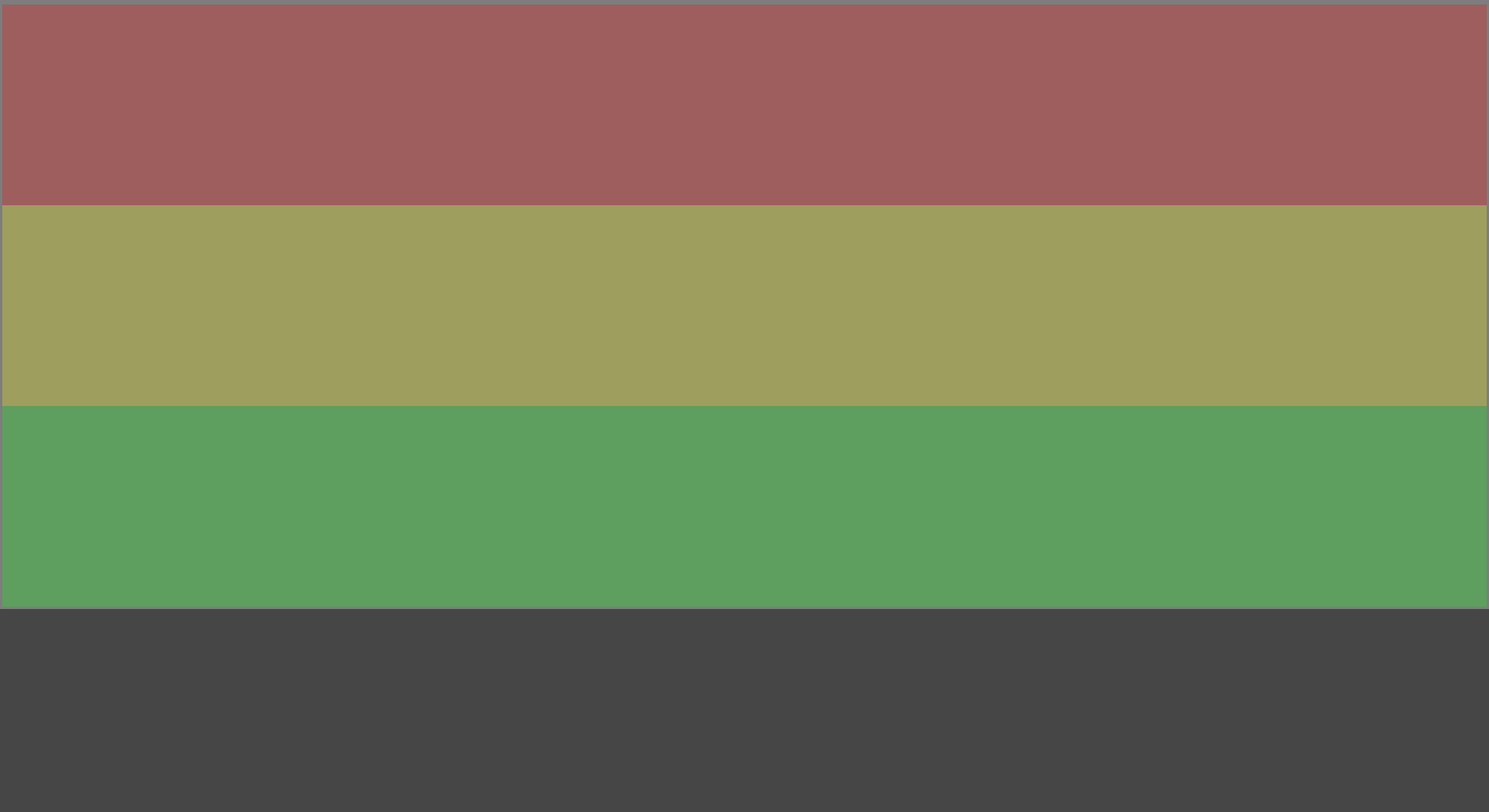
<?xml version="1.0" encoding="UTF-8"?>
<ui version="4.0">
 <class>MainWindow</class>
 <widget class="QMainWindow" name="MainWindow">
  <property name="geometry">
   <rect>
    <x>0</x>
    <y>0</y>
    <width>1980</width>
    <height>1080</height>
   </rect>
  </property>
  <property name="windowTitle">
   <string>Scavengers</string>
  </property>
  <widget class="QWidget" name="centralWidget">
   <layout class="QHBoxLayout" name="scavengers_layout">
    <property name="spacing">
     <number>0</number>
    </property>
    <property name="leftMargin">
     <number>0</number>
    </property>
    <property name="topMargin">
     <number>0</number>
    </property>
    <property name="rightMargin">
     <number>0</number>
    </property>
    <property name="bottomMargin">
     <number>0</number>
    </property>
    <item>
     <widget class="QFrame" name="game_area">
      <property name="styleSheet">
       <string notr="true">background-color: rgb(125, 125, 125);</string>
      </property>
      <property name="frameShape">
       <enum>QFrame::NoFrame</enum>
      </property>
      <property name="frameShadow">
       <enum>QFrame::Plain</enum>
      </property>
      <property name="lineWidth">
       <number>0</number>
      </property>
      <layout class="QVBoxLayout" name="game_area_layout">
       <property name="spacing">
        <number>0</number>
       </property>
       <property name="leftMargin">
        <number>0</number>
       </property>
       <property name="topMargin">
        <number>0</number>
       </property>
       <property name="rightMargin">
        <number>0</number>
       </property>
       <property name="bottomMargin">
        <number>0</number>
       </property>
       <item>
        <widget class="QGroupBox" name="battlefield">
         <property name="sizePolicy">
          <sizepolicy hsizetype="Preferred" vsizetype="Preferred">
           <horstretch>0</horstretch>
           <verstretch>3</verstretch>
          </sizepolicy>
         </property>
         <property name="styleSheet">
          <string notr="true">border: 0;</string>
         </property>
         <layout class="QVBoxLayout" name="battlefield_layout">
          <property name="spacing">
           <number>0</number>
          </property>
          <property name="leftMargin">
           <number>0</number>
          </property>
          <property name="topMargin">
           <number>0</number>
          </property>
          <property name="rightMargin">
           <number>0</number>
          </property>
          <property name="bottomMargin">
           <number>0</number>
          </property>
          <item>
           <widget class="QGroupBox" name="enemy_area">
            <property name="styleSheet">
             <string notr="true">background-color: rgba(255, 0, 0, 25%);</string>
            </property>
           </widget>
          </item>
          <item>
           <widget class="QGroupBox" name="neutral_area">
            <property name="styleSheet">
             <string notr="true">background-color: rgba(255, 255, 0, 25%);</string>
            </property>
           </widget>
          </item>
          <item>
           <widget class="QGroupBox" name="player_area">
            <property name="styleSheet">
             <string notr="true">background-color: rgba(0, 255, 0, 25%);</string>
            </property>
           </widget>
          </item>
         </layout>
        </widget>
       </item>
       <item>
        <widget class="QFrame" name="player_view">
         <property name="sizePolicy">
          <sizepolicy hsizetype="Preferred" vsizetype="Preferred">
           <horstretch>0</horstretch>
           <verstretch>1</verstretch>
          </sizepolicy>
         </property>
         <property name="styleSheet">
          <string notr="true">background-color: rgba(0,0,0, 25%);</string>
         </property>
         <property name="frameShape">
          <enum>QFrame::NoFrame</enum>
         </property>
         <property name="frameShadow">
          <enum>QFrame::Plain</enum>
         </property>
         <property name="lineWidth">
          <number>0</number>
         </property>
         <layout class="QHBoxLayout" name="player_view_layout">
          <property name="spacing">
           <number>0</number>
          </property>
          <property name="leftMargin">
           <number>0</number>
          </property>
          <property name="topMargin">
           <number>0</number>
          </property>
          <property name="rightMargin">
           <number>0</number>
          </property>
          <property name="bottomMargin">
           <number>0</number>
          </property>
          <item>
           <widget class="QFrame" name="left_info">
            <property name="sizePolicy">
             <sizepolicy hsizetype="Preferred" vsizetype="Preferred">
              <horstretch>1</horstretch>
              <verstretch>0</verstretch>
             </sizepolicy>
            </property>
            <property name="frameShape">
             <enum>QFrame::NoFrame</enum>
            </property>
            <property name="frameShadow">
             <enum>QFrame::Plain</enum>
            </property>
           </widget>
          </item>
          <item>
           <widget class="QFrame" name="hand">
            <property name="sizePolicy">
             <sizepolicy hsizetype="Preferred" vsizetype="Preferred">
              <horstretch>3</horstretch>
              <verstretch>0</verstretch>
             </sizepolicy>
            </property>
            <property name="frameShape">
             <enum>QFrame::NoFrame</enum>
            </property>
            <property name="frameShadow">
             <enum>QFrame::Plain</enum>
            </property>
           </widget>
          </item>
          <item>
           <widget class="QFrame" name="right_info">
            <property name="sizePolicy">
             <sizepolicy hsizetype="Preferred" vsizetype="Preferred">
              <horstretch>1</horstretch>
              <verstretch>0</verstretch>
             </sizepolicy>
            </property>
            <property name="frameShape">
             <enum>QFrame::NoFrame</enum>
            </property>
            <property name="frameShadow">
             <enum>QFrame::Plain</enum>
            </property>
           </widget>
          </item>
         </layout>
         <zorder>right_info</zorder>
         <zorder>left_info</zorder>
         <zorder>hand</zorder>
        </widget>
       </item>
      </layout>
     </widget>
    </item>
   </layout>
  </widget>
 </widget>
 <layoutdefault spacing="6" margin="11"/>
 <resources/>
 <connections/>
</ui>
